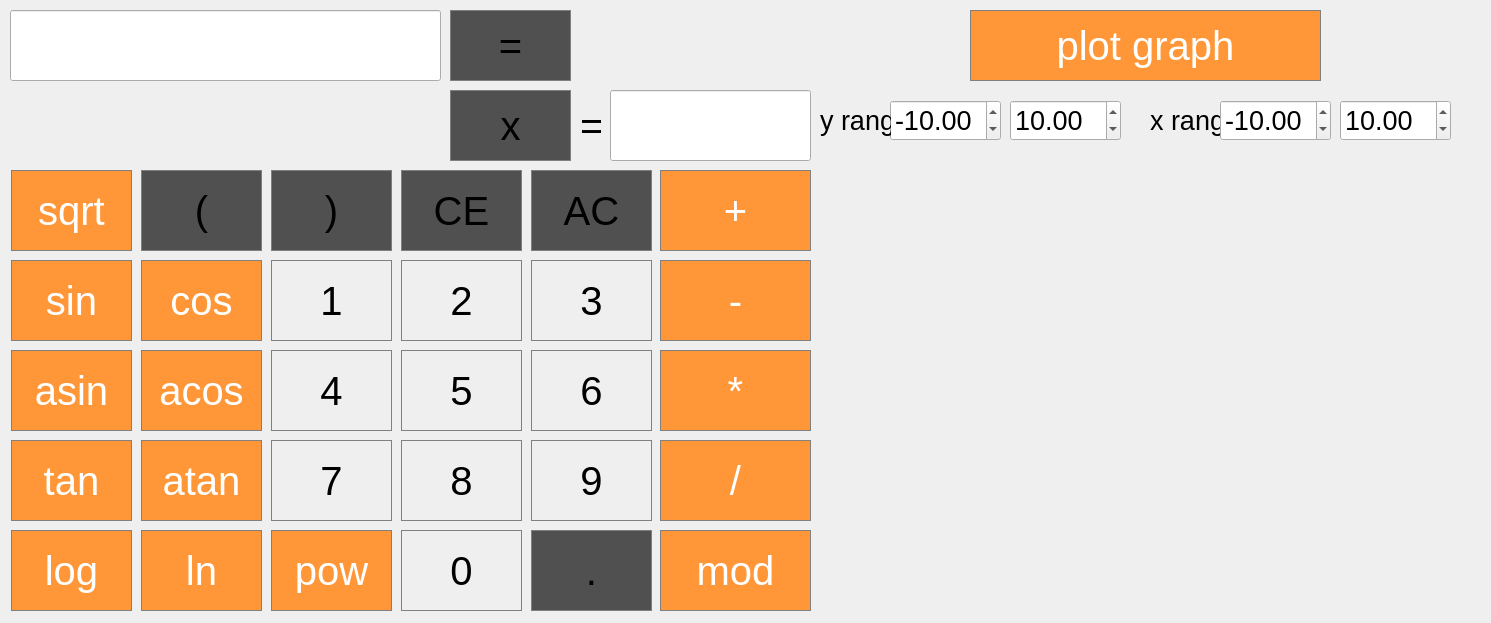
<?xml version="1.0" encoding="UTF-8"?>
<ui version="4.0">
 <class>MainWindow</class>
 <widget class="QMainWindow" name="MainWindow">
  <property name="geometry">
   <rect>
    <x>0</x>
    <y>0</y>
    <width>1491</width>
    <height>623</height>
   </rect>
  </property>
  <property name="windowTitle">
   <string>MainWindow</string>
  </property>
  <widget class="QWidget" name="centralwidget">
   <widget class="QLabel" name="result_show">
    <property name="geometry">
     <rect>
      <x>580</x>
      <y>10</y>
      <width>231</width>
      <height>71</height>
     </rect>
    </property>
    <property name="font">
     <font>
      <pointsize>30</pointsize>
     </font>
    </property>
    <property name="styleSheet">
     <string notr="true">QLabel {
  qproperty-alignment: 'AlignVCenter | AlignRight';
  border: 1px solid gray;
}

background-color : grey;</string>
    </property>
    <property name="text">
     <string/>
    </property>
   </widget>
   <widget class="QPushButton" name="pushButton_sqrt">
    <property name="geometry">
     <rect>
      <x>11</x>
      <y>170</y>
      <width>121</width>
      <height>81</height>
     </rect>
    </property>
    <property name="font">
     <font>
      <pointsize>30</pointsize>
     </font>
    </property>
    <property name="styleSheet">
     <string notr="true">QPushButton {
  background-color: rgb(255, 151, 57);
  color: white; 
  border: 1px solid gray;
}

QPushButton:pressed {
    background-color: rgb(255, 93, 25);
}</string>
    </property>
    <property name="text">
     <string>sqrt</string>
    </property>
   </widget>
   <widget class="QPushButton" name="pushButton_open">
    <property name="geometry">
     <rect>
      <x>141</x>
      <y>170</y>
      <width>121</width>
      <height>81</height>
     </rect>
    </property>
    <property name="font">
     <font>
      <pointsize>30</pointsize>
     </font>
    </property>
    <property name="styleSheet">
     <string notr="true">QPushButton {
  background-color: rgb(80, 80, 81);
  border: 1px solid grey;
}
QPushButton:pressed {
    background-color: rgb(146, 145, 147);
}</string>
    </property>
    <property name="text">
     <string>(</string>
    </property>
   </widget>
   <widget class="QPushButton" name="pushButton_close">
    <property name="geometry">
     <rect>
      <x>271</x>
      <y>170</y>
      <width>121</width>
      <height>81</height>
     </rect>
    </property>
    <property name="font">
     <font>
      <pointsize>30</pointsize>
     </font>
    </property>
    <property name="styleSheet">
     <string notr="true">QPushButton {
  background-color: rgb(80, 80, 81);
  border: 1px solid grey;
}
QPushButton:pressed {
    background-color: rgb(146, 145, 147);
}</string>
    </property>
    <property name="text">
     <string>)</string>
    </property>
   </widget>
   <widget class="QPushButton" name="pushButton_plus">
    <property name="geometry">
     <rect>
      <x>660</x>
      <y>170</y>
      <width>151</width>
      <height>81</height>
     </rect>
    </property>
    <property name="font">
     <font>
      <pointsize>30</pointsize>
     </font>
    </property>
    <property name="styleSheet">
     <string notr="true">QPushButton {
  background-color: rgb(255, 151, 57);
  color: white; 
  border: 1px solid gray;
}

QPushButton:pressed {
    background-color: rgb(255, 93, 25);
}</string>
    </property>
    <property name="text">
     <string>+</string>
    </property>
   </widget>
   <widget class="QPushButton" name="pushButton_AC">
    <property name="geometry">
     <rect>
      <x>531</x>
      <y>170</y>
      <width>121</width>
      <height>81</height>
     </rect>
    </property>
    <property name="font">
     <font>
      <pointsize>30</pointsize>
     </font>
    </property>
    <property name="styleSheet">
     <string notr="true">QPushButton {
  background-color: rgb(80, 80, 81);
  border: 1px solid grey;
}
QPushButton:pressed {
    background-color: rgb(146, 145, 147);
}</string>
    </property>
    <property name="text">
     <string>AC</string>
    </property>
   </widget>
   <widget class="QPushButton" name="pushButton_CE">
    <property name="geometry">
     <rect>
      <x>401</x>
      <y>170</y>
      <width>121</width>
      <height>81</height>
     </rect>
    </property>
    <property name="font">
     <font>
      <pointsize>30</pointsize>
     </font>
    </property>
    <property name="styleSheet">
     <string notr="true">QPushButton {
  background-color: rgb(80, 80, 81);
  border: 1px solid grey;
}
QPushButton:pressed {
    background-color: rgb(146, 145, 147);
}</string>
    </property>
    <property name="text">
     <string>CE</string>
    </property>
   </widget>
   <widget class="QPushButton" name="pushButton_1">
    <property name="geometry">
     <rect>
      <x>271</x>
      <y>260</y>
      <width>121</width>
      <height>81</height>
     </rect>
    </property>
    <property name="font">
     <font>
      <pointsize>30</pointsize>
     </font>
    </property>
    <property name="styleSheet">
     <string notr="true">QPushButton {
   border: 1px solid gray;
}
QPushButton:pressed {
    background-color: rgb(107, 106, 108);
}</string>
    </property>
    <property name="text">
     <string>1</string>
    </property>
   </widget>
   <widget class="QPushButton" name="pushButton_2">
    <property name="geometry">
     <rect>
      <x>401</x>
      <y>260</y>
      <width>121</width>
      <height>81</height>
     </rect>
    </property>
    <property name="font">
     <font>
      <pointsize>30</pointsize>
     </font>
    </property>
    <property name="styleSheet">
     <string notr="true">QPushButton {
   border: 1px solid gray;
}
QPushButton:pressed {
    background-color: rgb(107, 106, 108);
}</string>
    </property>
    <property name="text">
     <string>2</string>
    </property>
   </widget>
   <widget class="QPushButton" name="pushButton_cos">
    <property name="geometry">
     <rect>
      <x>141</x>
      <y>260</y>
      <width>121</width>
      <height>81</height>
     </rect>
    </property>
    <property name="font">
     <font>
      <pointsize>30</pointsize>
     </font>
    </property>
    <property name="styleSheet">
     <string notr="true">QPushButton {
  background-color: rgb(255, 151, 57);
  color: white; 
  border: 1px solid gray;
}

QPushButton:pressed {
    background-color: rgb(255, 93, 25);
}</string>
    </property>
    <property name="text">
     <string>cos</string>
    </property>
   </widget>
   <widget class="QPushButton" name="pushButton_3">
    <property name="geometry">
     <rect>
      <x>531</x>
      <y>260</y>
      <width>121</width>
      <height>81</height>
     </rect>
    </property>
    <property name="font">
     <font>
      <pointsize>30</pointsize>
     </font>
    </property>
    <property name="styleSheet">
     <string notr="true">QPushButton {
   border: 1px solid gray;
}
QPushButton:pressed {
    background-color: rgb(107, 106, 108);
}</string>
    </property>
    <property name="text">
     <string>3</string>
    </property>
   </widget>
   <widget class="QPushButton" name="pushButton_sin">
    <property name="geometry">
     <rect>
      <x>11</x>
      <y>260</y>
      <width>121</width>
      <height>81</height>
     </rect>
    </property>
    <property name="font">
     <font>
      <pointsize>30</pointsize>
     </font>
    </property>
    <property name="styleSheet">
     <string notr="true">QPushButton {
  background-color: rgb(255, 151, 57);
  color: white; 
  border: 1px solid gray;
}

QPushButton:pressed {
    background-color: rgb(255, 93, 25);
}</string>
    </property>
    <property name="text">
     <string>sin</string>
    </property>
   </widget>
   <widget class="QPushButton" name="pushButton_minus">
    <property name="geometry">
     <rect>
      <x>660</x>
      <y>260</y>
      <width>151</width>
      <height>81</height>
     </rect>
    </property>
    <property name="font">
     <font>
      <pointsize>30</pointsize>
     </font>
    </property>
    <property name="styleSheet">
     <string notr="true">QPushButton {
  background-color: rgb(255, 151, 57);
  color: white; 
  border: 1px solid gray;
}

QPushButton:pressed {
    background-color: rgb(255, 93, 25);
}</string>
    </property>
    <property name="text">
     <string>-</string>
    </property>
   </widget>
   <widget class="QPushButton" name="pushButton_4">
    <property name="geometry">
     <rect>
      <x>271</x>
      <y>350</y>
      <width>121</width>
      <height>81</height>
     </rect>
    </property>
    <property name="font">
     <font>
      <pointsize>30</pointsize>
     </font>
    </property>
    <property name="styleSheet">
     <string notr="true">QPushButton {
   border: 1px solid gray;
}
QPushButton:pressed {
    background-color: rgb(107, 106, 108);
}</string>
    </property>
    <property name="text">
     <string>4</string>
    </property>
   </widget>
   <widget class="QPushButton" name="pushButton_5">
    <property name="geometry">
     <rect>
      <x>401</x>
      <y>350</y>
      <width>121</width>
      <height>81</height>
     </rect>
    </property>
    <property name="font">
     <font>
      <pointsize>30</pointsize>
     </font>
    </property>
    <property name="styleSheet">
     <string notr="true">QPushButton {
   border: 1px solid gray;
}
QPushButton:pressed {
    background-color: rgb(107, 106, 108);
}</string>
    </property>
    <property name="text">
     <string>5</string>
    </property>
   </widget>
   <widget class="QPushButton" name="pushButton_acos">
    <property name="geometry">
     <rect>
      <x>141</x>
      <y>350</y>
      <width>121</width>
      <height>81</height>
     </rect>
    </property>
    <property name="font">
     <font>
      <pointsize>30</pointsize>
     </font>
    </property>
    <property name="styleSheet">
     <string notr="true">QPushButton {
  background-color: rgb(255, 151, 57);
  color: white; 
  border: 1px solid gray;
}

QPushButton:pressed {
    background-color: rgb(255, 93, 25);
}</string>
    </property>
    <property name="text">
     <string>acos</string>
    </property>
   </widget>
   <widget class="QPushButton" name="pushButton_6">
    <property name="geometry">
     <rect>
      <x>531</x>
      <y>350</y>
      <width>121</width>
      <height>81</height>
     </rect>
    </property>
    <property name="font">
     <font>
      <pointsize>30</pointsize>
     </font>
    </property>
    <property name="styleSheet">
     <string notr="true">QPushButton {
   border: 1px solid gray;
}
QPushButton:pressed {
    background-color: rgb(107, 106, 108);
}</string>
    </property>
    <property name="text">
     <string>6</string>
    </property>
   </widget>
   <widget class="QPushButton" name="pushButton_asin">
    <property name="geometry">
     <rect>
      <x>11</x>
      <y>350</y>
      <width>121</width>
      <height>81</height>
     </rect>
    </property>
    <property name="font">
     <font>
      <pointsize>30</pointsize>
     </font>
    </property>
    <property name="styleSheet">
     <string notr="true">QPushButton {
  background-color: rgb(255, 151, 57);
  color: white; 
  border: 1px solid gray;
}

QPushButton:pressed {
    background-color: rgb(255, 93, 25);
}</string>
    </property>
    <property name="text">
     <string>asin</string>
    </property>
   </widget>
   <widget class="QPushButton" name="pushButton_multiplication">
    <property name="geometry">
     <rect>
      <x>660</x>
      <y>350</y>
      <width>151</width>
      <height>81</height>
     </rect>
    </property>
    <property name="font">
     <font>
      <pointsize>30</pointsize>
     </font>
    </property>
    <property name="styleSheet">
     <string notr="true">QPushButton {
  background-color: rgb(255, 151, 57);
  color: white; 
  border: 1px solid gray;
}

QPushButton:pressed {
    background-color: rgb(255, 93, 25);
}</string>
    </property>
    <property name="text">
     <string>*</string>
    </property>
   </widget>
   <widget class="QPushButton" name="pushButton_7">
    <property name="geometry">
     <rect>
      <x>271</x>
      <y>440</y>
      <width>121</width>
      <height>81</height>
     </rect>
    </property>
    <property name="font">
     <font>
      <pointsize>30</pointsize>
     </font>
    </property>
    <property name="styleSheet">
     <string notr="true">QPushButton {
   border: 1px solid gray;
}
QPushButton:pressed {
    background-color: rgb(107, 106, 108);
}</string>
    </property>
    <property name="text">
     <string>7</string>
    </property>
   </widget>
   <widget class="QPushButton" name="pushButton_8">
    <property name="geometry">
     <rect>
      <x>401</x>
      <y>440</y>
      <width>121</width>
      <height>81</height>
     </rect>
    </property>
    <property name="font">
     <font>
      <pointsize>30</pointsize>
     </font>
    </property>
    <property name="styleSheet">
     <string notr="true">QPushButton {
   border: 1px solid gray;
}
QPushButton:pressed {
    background-color: rgb(107, 106, 108);
}</string>
    </property>
    <property name="text">
     <string>8</string>
    </property>
   </widget>
   <widget class="QPushButton" name="pushButton_atan">
    <property name="geometry">
     <rect>
      <x>141</x>
      <y>440</y>
      <width>121</width>
      <height>81</height>
     </rect>
    </property>
    <property name="font">
     <font>
      <pointsize>30</pointsize>
     </font>
    </property>
    <property name="styleSheet">
     <string notr="true">QPushButton {
  background-color: rgb(255, 151, 57);
  color: white; 
  border: 1px solid gray;
}

QPushButton:pressed {
    background-color: rgb(255, 93, 25);
}</string>
    </property>
    <property name="text">
     <string>atan</string>
    </property>
   </widget>
   <widget class="QPushButton" name="pushButton_9">
    <property name="geometry">
     <rect>
      <x>531</x>
      <y>440</y>
      <width>121</width>
      <height>81</height>
     </rect>
    </property>
    <property name="font">
     <font>
      <pointsize>30</pointsize>
     </font>
    </property>
    <property name="styleSheet">
     <string notr="true">QPushButton {
   border: 1px solid gray;
}
QPushButton:pressed {
    background-color: rgb(107, 106, 108);
}</string>
    </property>
    <property name="text">
     <string>9</string>
    </property>
   </widget>
   <widget class="QPushButton" name="pushButton_tan">
    <property name="geometry">
     <rect>
      <x>11</x>
      <y>440</y>
      <width>121</width>
      <height>81</height>
     </rect>
    </property>
    <property name="font">
     <font>
      <pointsize>30</pointsize>
     </font>
    </property>
    <property name="styleSheet">
     <string notr="true">QPushButton {
  background-color: rgb(255, 151, 57);
  color: white; 
  border: 1px solid gray;
}

QPushButton:pressed {
    background-color: rgb(255, 93, 25);
}</string>
    </property>
    <property name="text">
     <string>tan</string>
    </property>
   </widget>
   <widget class="QPushButton" name="pushButton_divide">
    <property name="geometry">
     <rect>
      <x>660</x>
      <y>440</y>
      <width>151</width>
      <height>81</height>
     </rect>
    </property>
    <property name="font">
     <font>
      <pointsize>30</pointsize>
     </font>
    </property>
    <property name="styleSheet">
     <string notr="true">QPushButton {
  background-color: rgb(255, 151, 57);
  color: white; 
  border: 1px solid gray;
}

QPushButton:pressed {
    background-color: rgb(255, 93, 25);
}</string>
    </property>
    <property name="text">
     <string>/</string>
    </property>
   </widget>
   <widget class="QPushButton" name="pushButton_pow">
    <property name="geometry">
     <rect>
      <x>271</x>
      <y>530</y>
      <width>121</width>
      <height>81</height>
     </rect>
    </property>
    <property name="font">
     <font>
      <pointsize>30</pointsize>
     </font>
    </property>
    <property name="styleSheet">
     <string notr="true">QPushButton {
  background-color: rgb(255, 151, 57);
  color: white; 
  border: 1px solid gray;
}

QPushButton:pressed {
    background-color: rgb(255, 93, 25);
}</string>
    </property>
    <property name="text">
     <string>pow</string>
    </property>
   </widget>
   <widget class="QPushButton" name="pushButton_0">
    <property name="geometry">
     <rect>
      <x>401</x>
      <y>530</y>
      <width>121</width>
      <height>81</height>
     </rect>
    </property>
    <property name="font">
     <font>
      <pointsize>30</pointsize>
     </font>
    </property>
    <property name="styleSheet">
     <string notr="true">QPushButton {
   border: 1px solid gray;
}
QPushButton:pressed {
    background-color: rgb(107, 106, 108);
}</string>
    </property>
    <property name="text">
     <string>0</string>
    </property>
   </widget>
   <widget class="QPushButton" name="pushButton_ln">
    <property name="geometry">
     <rect>
      <x>141</x>
      <y>530</y>
      <width>121</width>
      <height>81</height>
     </rect>
    </property>
    <property name="font">
     <font>
      <pointsize>30</pointsize>
     </font>
    </property>
    <property name="styleSheet">
     <string notr="true">QPushButton {
  background-color: rgb(255, 151, 57);
  color: white; 
  border: 1px solid gray;
}

QPushButton:pressed {
    background-color: rgb(255, 93, 25);
}</string>
    </property>
    <property name="text">
     <string>ln</string>
    </property>
   </widget>
   <widget class="QPushButton" name="pushButton_point">
    <property name="geometry">
     <rect>
      <x>531</x>
      <y>530</y>
      <width>121</width>
      <height>81</height>
     </rect>
    </property>
    <property name="font">
     <font>
      <pointsize>30</pointsize>
     </font>
    </property>
    <property name="styleSheet">
     <string notr="true">QPushButton {
  background-color: rgb(80, 80, 81);
  border: 1px solid grey;
}
QPushButton:pressed {
    background-color: rgb(146, 145, 147);
}</string>
    </property>
    <property name="text">
     <string>.</string>
    </property>
   </widget>
   <widget class="QPushButton" name="pushButton_log">
    <property name="geometry">
     <rect>
      <x>11</x>
      <y>530</y>
      <width>121</width>
      <height>81</height>
     </rect>
    </property>
    <property name="font">
     <font>
      <pointsize>30</pointsize>
     </font>
    </property>
    <property name="styleSheet">
     <string notr="true">QPushButton {
  background-color: rgb(255, 151, 57);
  color: white; 
  border: 1px solid gray;
}

QPushButton:pressed {
    background-color: rgb(255, 93, 25);
}</string>
    </property>
    <property name="text">
     <string>log</string>
    </property>
   </widget>
   <widget class="QPushButton" name="pushButton_mod">
    <property name="geometry">
     <rect>
      <x>660</x>
      <y>530</y>
      <width>151</width>
      <height>81</height>
     </rect>
    </property>
    <property name="font">
     <font>
      <pointsize>30</pointsize>
     </font>
    </property>
    <property name="styleSheet">
     <string notr="true">QPushButton {
  background-color: rgb(255, 151, 57);
  color: white; 
  border: 1px solid gray;
}

QPushButton:pressed {
    background-color: rgb(255, 93, 25);
}</string>
    </property>
    <property name="text">
     <string>mod</string>
    </property>
   </widget>
   <widget class="QLabel" name="label_x">
    <property name="geometry">
     <rect>
      <x>580</x>
      <y>90</y>
      <width>21</width>
      <height>71</height>
     </rect>
    </property>
    <property name="font">
     <font>
      <pointsize>30</pointsize>
     </font>
    </property>
    <property name="styleSheet">
     <string notr="true">QLabel {
  qproperty-alignment: 'AlignVCenter | AlignRight';
  
}

background-color : white;</string>
    </property>
    <property name="text">
     <string>= </string>
    </property>
   </widget>
   <widget class="QPushButton" name="pushButton_equals">
    <property name="geometry">
     <rect>
      <x>450</x>
      <y>10</y>
      <width>121</width>
      <height>71</height>
     </rect>
    </property>
    <property name="font">
     <font>
      <pointsize>30</pointsize>
     </font>
    </property>
    <property name="styleSheet">
     <string notr="true">QPushButton {
  background-color: rgb(80, 80, 81);
  border: 1px solid grey;
}
QPushButton:pressed {
    background-color: rgb(146, 145, 147);
}</string>
    </property>
    <property name="text">
     <string>=</string>
    </property>
   </widget>
   <widget class="QLineEdit" name="lineEdit_expression">
    <property name="geometry">
     <rect>
      <x>10</x>
      <y>10</y>
      <width>431</width>
      <height>71</height>
     </rect>
    </property>
    <property name="font">
     <font>
      <pointsize>30</pointsize>
     </font>
    </property>
   </widget>
   <widget class="QLineEdit" name="lineEdit_x">
    <property name="geometry">
     <rect>
      <x>610</x>
      <y>90</y>
      <width>201</width>
      <height>71</height>
     </rect>
    </property>
    <property name="font">
     <font>
      <pointsize>30</pointsize>
     </font>
    </property>
   </widget>
   <widget class="QPushButton" name="pushButton_x">
    <property name="geometry">
     <rect>
      <x>450</x>
      <y>90</y>
      <width>121</width>
      <height>71</height>
     </rect>
    </property>
    <property name="font">
     <font>
      <pointsize>30</pointsize>
     </font>
    </property>
    <property name="styleSheet">
     <string notr="true">QPushButton {
  background-color: rgb(80, 80, 81);
  border: 1px solid grey;
}
QPushButton:pressed {
    background-color: rgb(146, 145, 147);
}</string>
    </property>
    <property name="text">
     <string>x</string>
    </property>
   </widget>
   <widget class="QLabel" name="show_error">
    <property name="enabled">
     <bool>true</bool>
    </property>
    <property name="geometry">
     <rect>
      <x>10</x>
      <y>90</y>
      <width>431</width>
      <height>71</height>
     </rect>
    </property>
    <property name="font">
     <font>
      <pointsize>20</pointsize>
      <kerning>true</kerning>
     </font>
    </property>
    <property name="styleSheet">
     <string notr="true">QLabel {
  qproperty-alignment: 'AlignVCenter | AlignRight';
  border: 1px solid gray;
}

background-color : grey;</string>
    </property>
    <property name="text">
     <string/>
    </property>
   </widget>
   <widget class="QPushButton" name="pushButton_plot_graph">
    <property name="geometry">
     <rect>
      <x>970</x>
      <y>10</y>
      <width>351</width>
      <height>71</height>
     </rect>
    </property>
    <property name="font">
     <font>
      <pointsize>30</pointsize>
     </font>
    </property>
    <property name="styleSheet">
     <string notr="true">QPushButton {
  background-color: rgb(255, 151, 57);
  color: white; 
  border: 1px solid gray;
}

QPushButton:pressed {
    background-color: rgb(255, 93, 25);
}</string>
    </property>
    <property name="text">
     <string>plot graph</string>
    </property>
   </widget>
   <widget class="QDoubleSpinBox" name="doubleSpinBox_y_min">
    <property name="geometry">
     <rect>
      <x>890</x>
      <y>100</y>
      <width>111</width>
      <height>41</height>
     </rect>
    </property>
    <property name="font">
     <font>
      <pointsize>20</pointsize>
     </font>
    </property>
    <property name="minimum">
     <double>-1000000.000000000000000</double>
    </property>
    <property name="maximum">
     <double>1000000.000000000000000</double>
    </property>
    <property name="value">
     <double>-10.000000000000000</double>
    </property>
   </widget>
   <widget class="QLabel" name="label_x_3">
    <property name="geometry">
     <rect>
      <x>820</x>
      <y>100</y>
      <width>71</width>
      <height>41</height>
     </rect>
    </property>
    <property name="font">
     <font>
      <pointsize>20</pointsize>
     </font>
    </property>
    <property name="styleSheet">
     <string notr="true">QLabel {
  qproperty-alignment: 'AlignVCenter | AlignRight';
  
}

background-color : white;</string>
    </property>
    <property name="text">
     <string>y range</string>
    </property>
   </widget>
   <widget class="QDoubleSpinBox" name="doubleSpinBox_y_max">
    <property name="geometry">
     <rect>
      <x>1010</x>
      <y>100</y>
      <width>111</width>
      <height>41</height>
     </rect>
    </property>
    <property name="font">
     <font>
      <pointsize>20</pointsize>
     </font>
    </property>
    <property name="minimum">
     <double>-1000000.000000000000000</double>
    </property>
    <property name="maximum">
     <double>1000000.000000000000000</double>
    </property>
    <property name="value">
     <double>10.000000000000000</double>
    </property>
   </widget>
   <widget class="QLabel" name="label_x_4">
    <property name="geometry">
     <rect>
      <x>1150</x>
      <y>100</y>
      <width>71</width>
      <height>41</height>
     </rect>
    </property>
    <property name="font">
     <font>
      <pointsize>20</pointsize>
     </font>
    </property>
    <property name="styleSheet">
     <string notr="true">QLabel {
  qproperty-alignment: 'AlignVCenter | AlignRight';
  
}

background-color : white;</string>
    </property>
    <property name="text">
     <string>x range</string>
    </property>
   </widget>
   <widget class="QDoubleSpinBox" name="doubleSpinBox_x_min">
    <property name="geometry">
     <rect>
      <x>1220</x>
      <y>100</y>
      <width>111</width>
      <height>41</height>
     </rect>
    </property>
    <property name="font">
     <font>
      <pointsize>20</pointsize>
     </font>
    </property>
    <property name="minimum">
     <double>-1000000.000000000000000</double>
    </property>
    <property name="maximum">
     <double>1000000.000000000000000</double>
    </property>
    <property name="value">
     <double>-10.000000000000000</double>
    </property>
   </widget>
   <widget class="QDoubleSpinBox" name="doubleSpinBox_x_max">
    <property name="geometry">
     <rect>
      <x>1340</x>
      <y>100</y>
      <width>111</width>
      <height>41</height>
     </rect>
    </property>
    <property name="font">
     <font>
      <pointsize>20</pointsize>
     </font>
    </property>
    <property name="minimum">
     <double>-1000000.000000000000000</double>
    </property>
    <property name="maximum">
     <double>1000000.000000000000000</double>
    </property>
    <property name="value">
     <double>10.000000000000000</double>
    </property>
   </widget>
   <widget class="QCustomPlot" name="graph" native="true">
    <property name="geometry">
     <rect>
      <x>830</x>
      <y>170</y>
      <width>631</width>
      <height>441</height>
     </rect>
    </property>
   </widget>
  </widget>
 </widget>
 <customwidgets>
  <customwidget>
   <class>QCustomPlot</class>
   <extends>QWidget</extends>
   <header>qcustomplot.h</header>
   <container>1</container>
  </customwidget>
 </customwidgets>
 <resources/>
 <connections/>
</ui>
